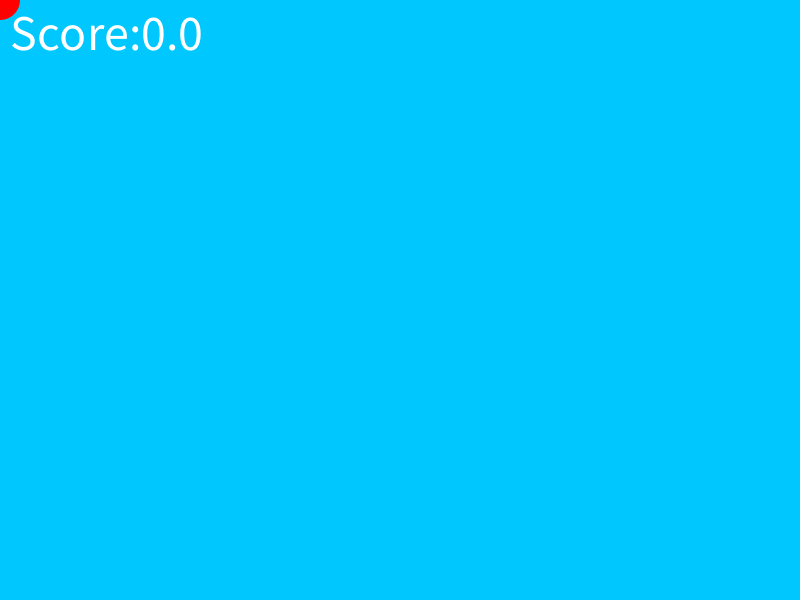
Frame 1 (no input)
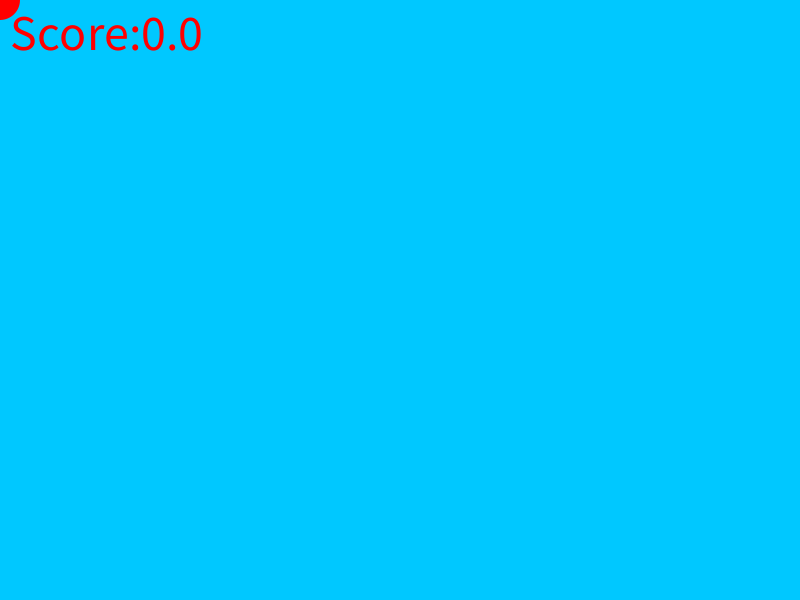
Frame 60 (the mouse pressed at the canvas centre just before this capture)
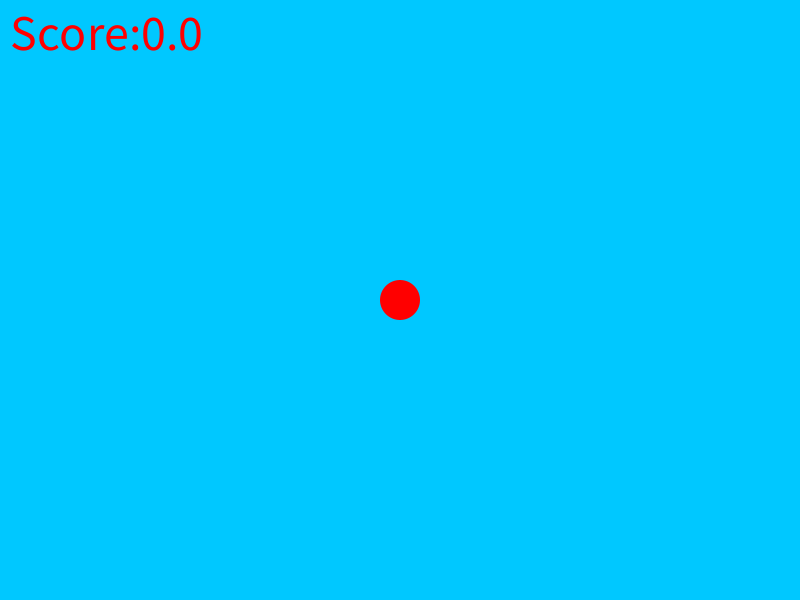
Frame 120 (the mouse held since frame 60 and released just before this capture)

The Processing sketch that drew these frames (run headless with seeded random() and noise(); from frame 60 on, the mouse is pressed at the canvas centre):

// Processing sketch: raindropGameCode
// ── raindropGameCode.pde
PVector mouse;   //Declare mouse vector
float score;
//Array List that allows the cycle of the projectile
ArrayList<Snowflake> snow = new ArrayList<Snowflake>();
//Declare the catcher
Catcher c = new Catcher();


void setup() {
  size(800, 600);
  mouse = new PVector();        //initialize mouse PVector. value is irrelevant since it will be set at the start of void draw(){}
  snow.add(new Snowflake(random(width), random(-height * 3, -50)));     //Add the projectile to the Array List
  c = new Catcher();                                             //initialize catcher
  score = 0;
}


void draw() {
  mouse.set(mouseX, mouseY);             //set value (location) of mouse as mouseX,mouseY
  background(0, 200, 255);   //background of game
  snow.add(new Snowflake(random(width), random(-height * 3, -50)));     //initialize the starting location of the projectile
  textSize(50);
  text("Score:" + score, 10, 50);

  //For loop to add and remove projectile
  for (int i = snow.size()-1; i >= 0; i--) {
    Snowflake s = snow.get(i);          //Create projectile
    s.display();                        //call function to display projectile
    s.fall();                           //call function to make projectile fall
    //if the projectile is caught it will be removed
    if (s.isCaught(mouse)) {        
      snow.remove(i);
      score = score + 1;
    }
  }
  c.display();    //call function to display catcher
  c.update();     //call function to update the position of the catcher

  if (score >= 1000) {
    background(0);
    textSize(50);
    text("Winner", 400, 300);
  }
}
// ── Snowflake.pde
class Snowflake {
  //fields
  PVector loc, vel, acc;
  int diam;

  //constructor
  Snowflake(float x, float y) {
    diam = 20;
    loc = new PVector(x, y);
    vel = new PVector(0, 0);
    acc = new PVector(0, .02);
  }

  //methods
  void display() {
    fill(255,255,255);
    noStroke();
    ellipse(loc.x, loc.y, diam, diam);
  }
  void fall() {
    loc.add(vel);
    vel.add(acc);
  }
  void reset() {
    loc.y = 0;
    vel.set(0, 0);
  }

  boolean isCaught(PVector otherPoint) {
    if (loc.dist(otherPoint) <= diam + 20) {
      return true;
    } else {
      return false;
    }
  }
}
// ── The_Catcher.pde
class Catcher {
  //fields
  PVector loc;
  int diam;

  //constructor
  Catcher() {
    diam = 40;
    loc = new PVector();
  }

  //methods
  void display() {
    fill(255, 0, 0);
    noStroke();
    ellipse(loc.x, loc.y, diam, diam);
  }

  void update() {
    loc.set(mouseX, mouseY);
  }
}
